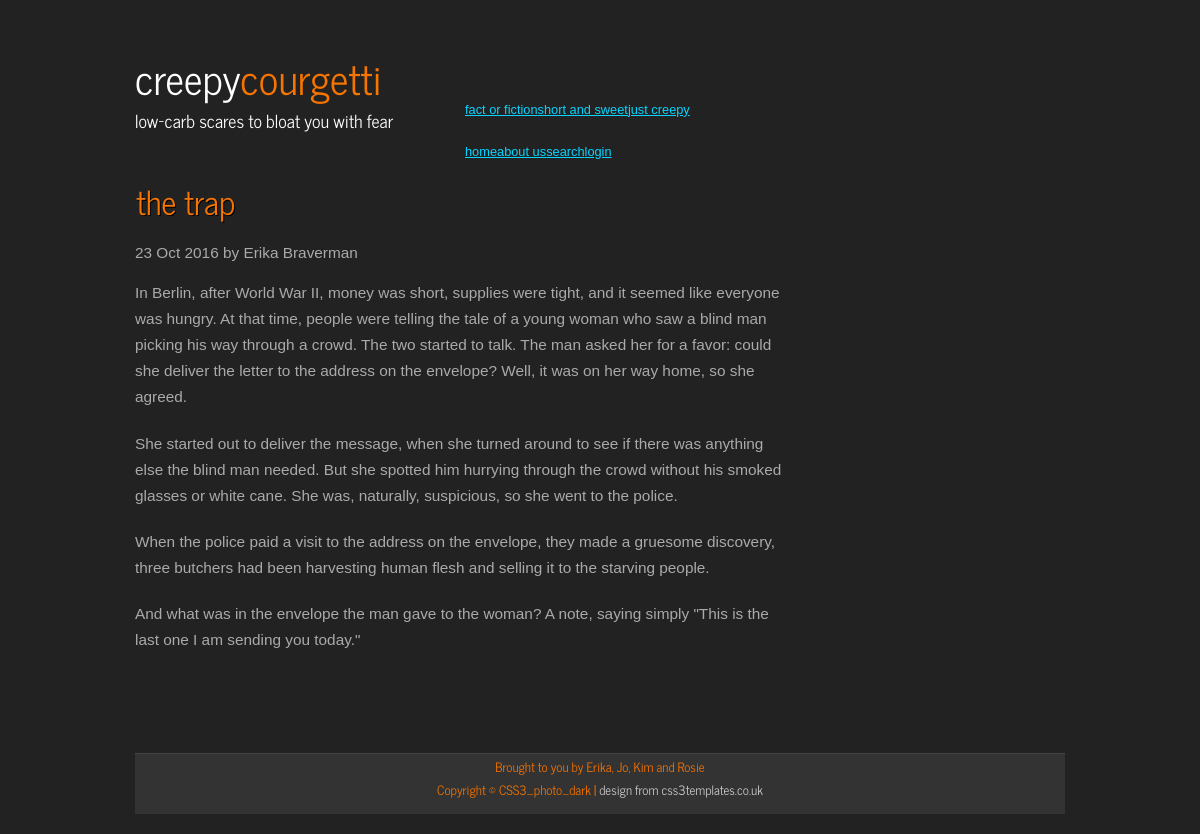
Page /article.php?id=28 on the committed database.
### tables this page shows
CREATE TABLE `articles` (
  `id` int(10) UNSIGNED NOT NULL,
  `title` varchar(255) DEFAULT NULL,
  `body` text,
  `author` int(10) UNSIGNED DEFAULT NULL,
  `category` int(11) DEFAULT NULL,
  `date` int(11) DEFAULT NULL
);

CREATE TABLE `users` (
  `id` int(11) UNSIGNED NOT NULL,
  `username` varchar(255) DEFAULT NULL,
  `password` varchar(255) DEFAULT NULL,
  `fullname` varchar(255) DEFAULT NULL,
  `role` int(11) DEFAULT NULL,
  `email` varchar(255) DEFAULT NULL
);

### article.php (called while the page is built)
<?php
include 'common.php';
$sql = 'SELECT * FROM articles, users
            WHERE users.id = articles.author
            AND articles.id = :id
            ORDER BY date DESC';
$stmt = $gPDO->prepare($sql);
$stmt->execute($_GET + ['id' => DEFAULT_ARTICLE_ID]);
display_page('article', [
  'article' => $stmt->fetch(),
]);

### templates/article.phtml (the view, shortened to what this page needs)
<div class="content-post">
  <h1 class="post-title"><?= $vars['article']['title']; ?></h1>
  <div class="post-date">
    <time><?= date('d M Y', $vars['article']['date']); ?></time> by <?= $vars['article']['fullname']; ?><br/>
  </div>
  <div class="post-text">
      <?= $vars['article']['body']; ?>
    </div>
</div>

### common.php (shortened to what this page needs)
<?php
function display_page($page, array $vars = [])
{
    foreach (['_header', $page, '_footer'] as $template) {
        include TEMPLATE_DIR.DIRECTORY_SEPARATOR.$template.TEMPLATE_EXT;
    }
}

### css/style.css (style rules this page uses)
html { height: 100%; }
* { margin: 0; padding: 0; }
body { font: normal .80em arial, sans-serif; background: #222; color: #AAA; }
p { padding: 0 0 20px 0; line-height: 1.7em; }
h1, h2, h3, h4, h5, h6 { font: normal 180% 'News Cycle', sans-serif; color: #362C20; letter-spacing: 0em; padding: 0 0 5px 0; }
h1, h2, h3 { font: normal 180% 'News Cycle', sans-serif; margin: 0 0 15px 0; padding: 0px 0 5px 0; color: #FFF; }
.sidebar h3, .content h1 { padding: 0 15px 20px 0; font: 215% 'News Cycle', arial, sans-serif; text-shadow: #000 1px 1px; margin: 0 1px; color: #F67400; text-transform: lowercase;; }

### rows in the picture
articles: title "the trap", date "23 Oct 2016", author.fullname "Erika Braverman", body "In Berlin, after World War II, money was short, supplies were tight, and it seemed like everyone was hungry. At that time, people were telling the tale of a young woman who saw a blind man picking his way through a crowd. The two started to talk. The man asked her for a favor: could she deliver the letter to the address on the envelope? Well, it was on her way home, so she agreed. She started out to deliver the message, when she turned around to see if there was anything else the blind man needed. But she spotted him hurrying through the crowd without his smoked glasses or white cane. She was, naturally, suspicious, so she went to the police. When the police paid a visit to the address on…"

### other values in the picture
$category "fact or fiction"
$category "short and sweet"
$category "just creepy"
